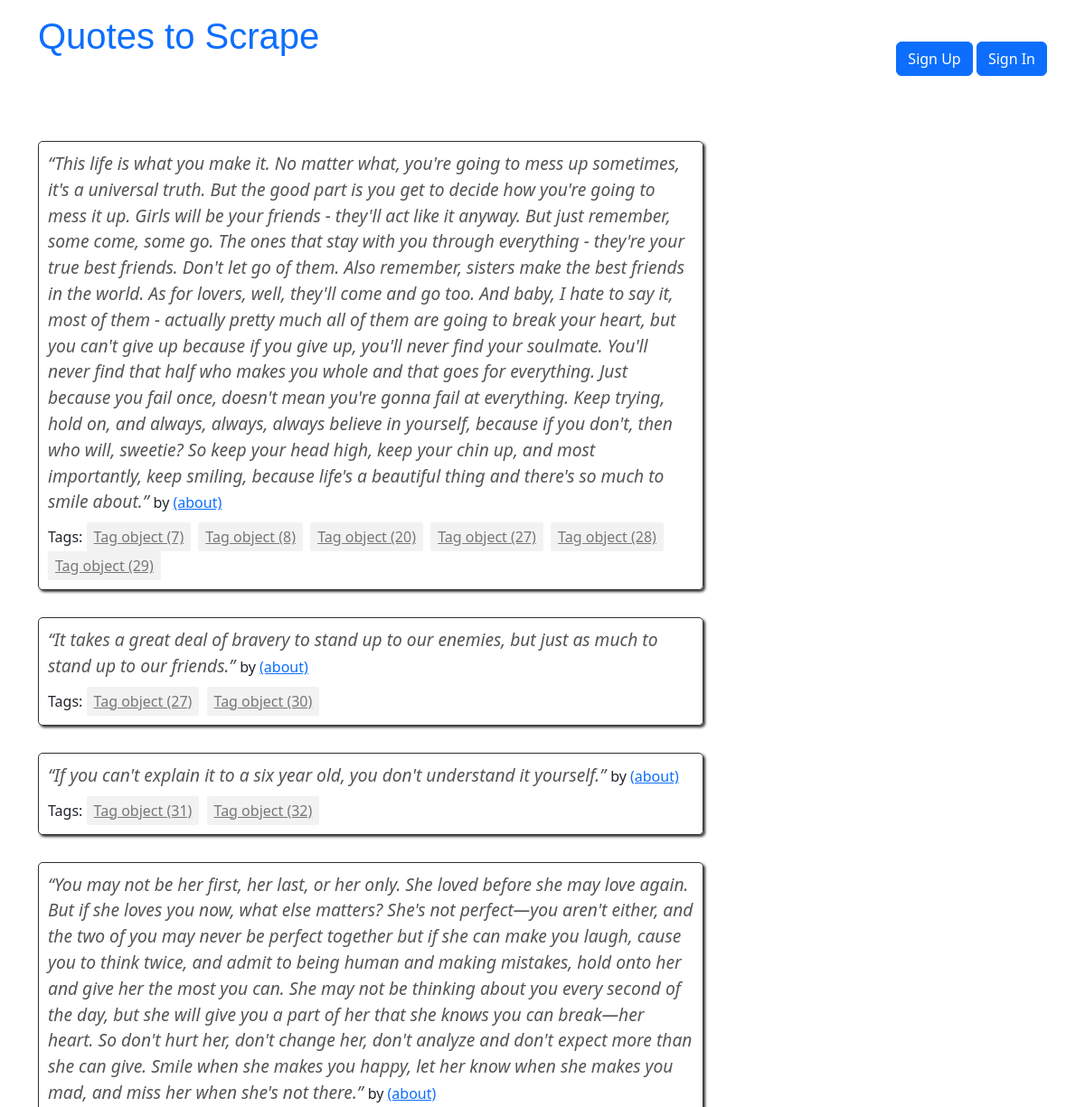
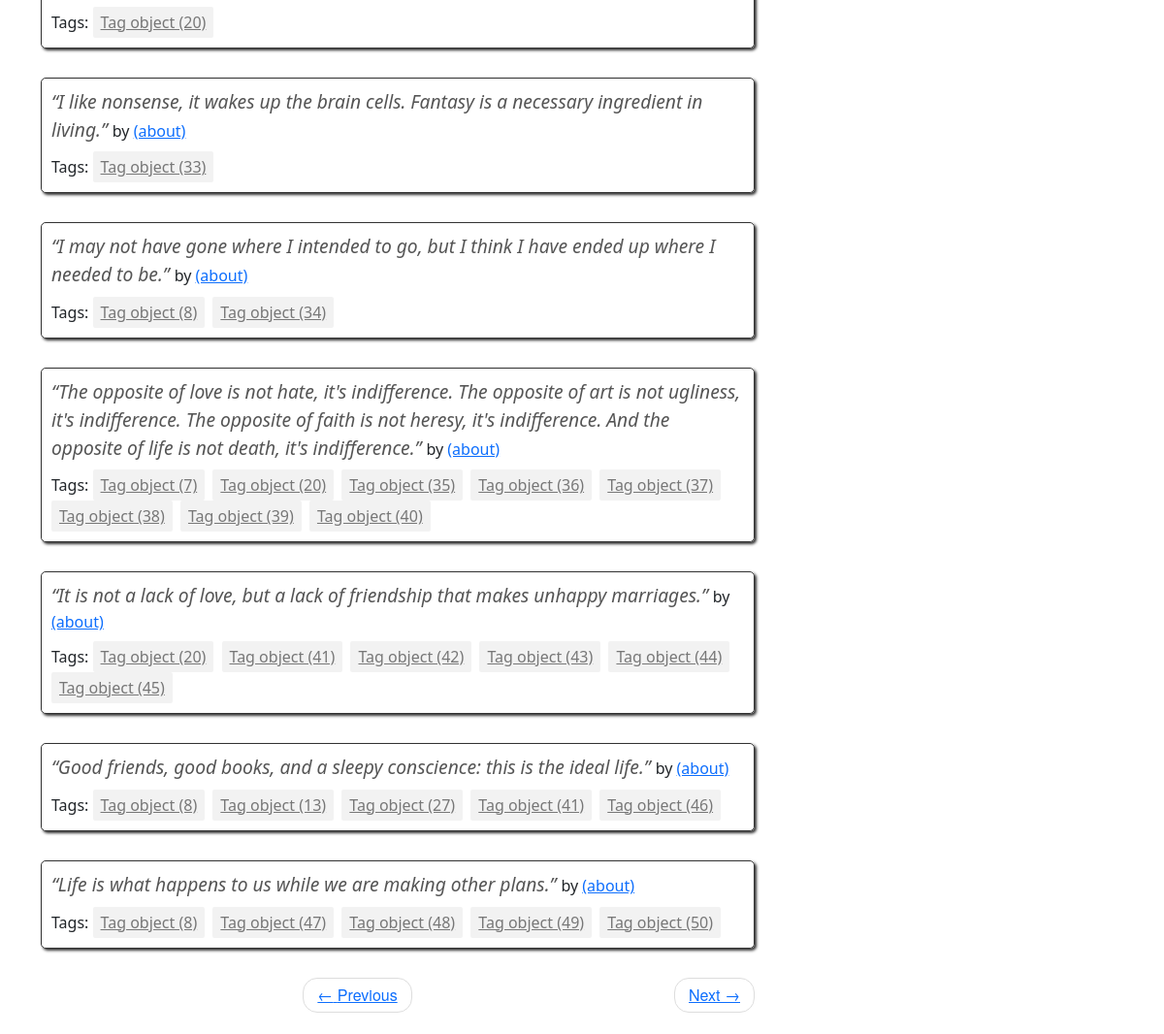
/2, run on the app's committed database (2 pictures, top to bottom).
### quotes/models.py (models this page shows)
class Quote(models.Model):
    quote = models.TextField()
    tags = models.ManyToManyField(Tag)
    author = models.ForeignKey(Author, on_delete=models.CASCADE, default=None, null=True)
    created_at = models.DateTimeField(auto_now_add=True)

class Tag(models.Model):
    name = models.CharField(max_length=50, unique=True)

### quotes/views.py (the view)
# urls.py: path('', views.main, name='root'),
def main(request, page=1):
    context = {}
    db = get_mongodb()
    quotes = db.quotes.find()
    quotes = Quote.objects.all()
    per_page = 10
    paginator = Paginator(list(quotes), per_page)
    quotes_on_page = paginator.page(page)
    context['popular_tags'] = popular_tags
    context['quotes'] = quotes_on_page
    return render(request, 'quotes/index.html', context=context)

### quotes/models.py (called while the page is built)
    def __str__(self):
        return self.fullname

### quotes/utils.py (called while the page is built)
def get_mongodb():
    client = MongoClient("mongodb://localhost")
    db = client.hm
    return db

### quotes/templates/quotes/index.html (shortened to what this page needs)
{% extends 'quotes/base.html' %}
{% load extract %}
{% block content %}
<div class="row">
    <div class="col-md-8">
        {% for quote in quotes %}
        <div class="quote" itemscope="" itemtype="http://schema.org/CreativeWork">
            <span class="text" itemprop="text">
                {{quote.quote}}
               </span>
            <span>by <small class="author" itemprop="author">{{ quote.author.name }}</small>
        <a href="/author/{{quote.author}}">(about)</a>
        </span>
            <div class="tags">
                Tags:
                {% for tag in quote.tags.all %}
                <a class="tag" href="/tag/{{tag}}">{{tag}}</a>
                {% endfor %}
            </div>
        </div>
        {% endfor %}
        <nav>
            <ul class="pager">
                <li class="previous">
                    <a class=" {% if not quotes.has_previous %} disabled {% endif %} "
                       href="{% if quotes.has_previous %} {% url 'quotes:root_paginate' quotes.previous_page_number %} {% else %} # {% endif %}">
                        <span aria-hidden="true">←</span> Previous
                    </a>
                </li>
                <li class="next">
                    <a class="{% if not quotes.has_next %} disabled {% endif %}"
                       href="{% if quotes.has_next %} {% url 'quotes:root_paginate' quotes.next_page_number %} {% else %} # {% endif %}">
                        Next <span aria-hidden="true">→</span>
                    </a>
                </li>
            </ul>
        </nav>
    </div>
</div>
{% endblock %}

### quotes/static/quotes/style.css (style rules this page uses)
body { font-family: 'Playfair Display', Georgia, serif; line-height: 1.6; color: #444; margin: 0; }
.quote { padding: 10px; margin-bottom: 30px; border: 1px solid #333333; border-radius: 5px; box-shadow: 2px 2px 3px #333333; }
.text { font-size: 1.2em; font-style: italic; color: #555; }
.tags { margin-top: 8px; }
.tag { display: inline-block; background-color: #f2f2f2; color: #777; padding: 4px 8px; border-radius: 2px; margin-right: 4px; }
.pager { font-family: "Raleway","Helvetica Neue",Helvetica,Arial,sans-serif; }
.pager { padding-left: 0; margin: 22px 0; list-style: none; text-align: center; }
.pager li { display: inline; }
.pager .next>a, .pager .next>span { float: right; }
.pager li>a, .pager li>span { display: inline-block; padding: 5px 14px; background-color: #ffffff; border: 1px solid #dddddd; border-radius: 15px; }
.row { margin-left: -15px; margin-right: -15px; }

### data on the page
Quote: quote "“This life is what you make it. No matter what, you're going to mess up sometimes, it's a universal truth. But the good part is you get to decide how you're going to mess it up. Girls will be your friends - they'll act like it anyway. But just remember, some come, some go. The ones that stay with you through everything - they're your true best friends. Don't let go of them. Also remember, sisters make the best friends in the world. As for lovers, well, they'll come and go too. And baby, I hate to say it, most of them - actually pretty much all of them are going to break your heart, but you can't give up because if you give up, you'll never find your soulmate. You'll never find that half who…"
Tag: id "Tag object (7)"
Tag: id "Tag object (8)"
Tag: id "Tag object (20)"
Tag: id "Tag object (27)"
Tag: id "Tag object (28)"
Tag: id "Tag object (29)"
Quote: quote "“It takes a great deal of bravery to stand up to our enemies, but just as much to stand up to our friends.”"
Tag: id "Tag object (30)"
Quote: quote "“If you can't explain it to a six year old, you don't understand it yourself.”"
Tag: id "Tag object (31)"
Tag: id "Tag object (32)"
Quote: quote "“You may not be her first, her last, or her only. She loved before she may love again. But if she loves you now, what else matters? She's not perfect—you aren't either, and the two of you may never be perfect together but if she can make you laugh, cause you to think twice, and admit to being human and making mistakes, hold onto her and give her the most you can. She may not be thinking about you every second of the day, but she will give you a part of her that she knows you can break—her heart. So don't hurt her, don't change her, don't analyze and don't expect more than she can give. Smile when she makes you happy, let her know when she makes you mad, and miss her when she's not there.”"
Quote: quote "“I like nonsense, it wakes up the brain cells. Fantasy is a necessary ingredient in living.”"
Tag: id "Tag object (33)"
Quote: quote "“I may not have gone where I intended to go, but I think I have ended up where I needed to be.”"
Tag: id "Tag object (34)"
Quote: quote "“The opposite of love is not hate, it's indifference. The opposite of art is not ugliness, it's indifference. The opposite of faith is not heresy, it's indifference. And the opposite of life is not death, it's indifference.”"
Tag: id "Tag object (35)"
Tag: id "Tag object (36)"
Tag: id "Tag object (37)"
Tag: id "Tag object (38)"
Tag: id "Tag object (39)"
Tag: id "Tag object (40)"
Quote: quote "“It is not a lack of love, but a lack of friendship that makes unhappy marriages.”"
Tag: id "Tag object (41)"
Tag: id "Tag object (42)"
Tag: id "Tag object (43)"
Tag: id "Tag object (44)"
Tag: id "Tag object (45)"
Quote: quote "“Good friends, good books, and a sleepy conscience: this is the ideal life.”"
Tag: id "Tag object (13)"
Tag: id "Tag object (46)"
Quote: quote "“Life is what happens to us while we are making other plans.”"
Tag: id "Tag object (47)"
Tag: id "Tag object (48)"
Tag: id "Tag object (49)"
Tag: id "Tag object (50)"
